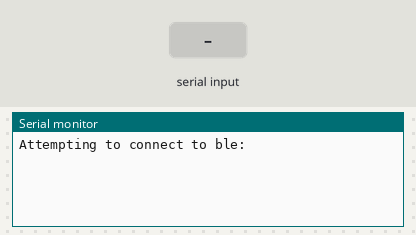
The sketch below on a simulated Arduino Nano 33 BLE. Shown: the last lines printed to the serial monitor. Inputs (shaded band) come from the test bench. Nothing arrives over Bluetooth unless stated; a phone connects over Bluetooth LE 3 s after start.

Above: at 1.2 s.
1.3 s: "status" received over Serial
At 3.2 s:
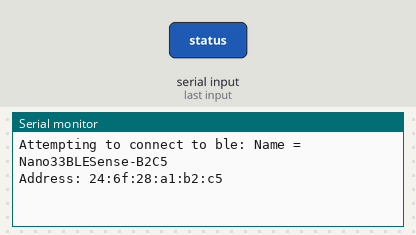
3.8 s: "1" received over Serial
At 6.3 s:
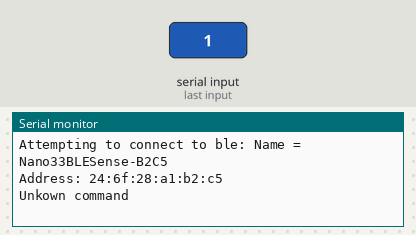

The sketch:

roomController.ino
```cpp
// Good reference: https://github.com/njanssen/arduino-nano-33-ble
#include <ArduinoBLE.h>
#include <Arduino_APDS9960.h>

#define NANO_33_BLE_SERVICE_UUID(val) ("e905de3e-" val "-44de-92c4-bb6e04fb0212")

String name;
BLEService service(NANO_33_BLE_SERVICE_UUID("0000"));
BLECharacteristic lightCharacteristic(NANO_33_BLE_SERVICE_UUID("2001"), BLENotify, 4 * sizeof(unsigned short));  // Array of 16-bit, RGB ambient

void setup() {
  Serial.begin(9600);

  Serial.print("Attempting to connect to ble: ");

  if (!BLE.begin() || !APDS.begin()) {
    Serial.println("Failled to initialized!");
    while (1)
      ;
  }

  String address = BLE.address();
  address.toUpperCase();
  name = "Nano33BLESense-";
  name += address[address.length() - 5];
  name += address[address.length() - 4];
  name += address[address.length() - 2];
  name += address[address.length() - 1];

  BLE.setLocalName(name.c_str());
  BLE.setDeviceName(name.c_str());

  BLE.setEventHandler(BLEConnected, bleConnected);
  BLE.setEventHandler(BLEDisconnected, bleDisconnected);

  service.addCharacteristic(lightCharacteristic);

  BLE.addService(service);
  BLE.setAdvertisedService(service);
  BLE.advertise();
}

void handleCommand(String command, Stream &stream) {
  if (command == "status") {
    Serial.print("Name = ");
    Serial.println(name);

    Serial.print("Address: ");
    Serial.println(BLE.address());
  } else {
    stream.println("Unkown command");
  }
}

void bleConnected(BLEDevice central) {
  Serial.print("Connected event, central: ");
  Serial.println(central.address());
}

void bleDisconnected(BLEDevice central) {
  Serial.print("Disconnect event, central: ");
  Serial.println(central.address());
}

void loop() {
  if (Serial.available() > 0) {
    String command = Serial.readString();
    command.trim();
    handleCommand(command, Serial);
  }

  if (!BLE.connected()) {
    return;
  }

  if (lightCharacteristic.subscribed() && APDS.colorAvailable()) {
    int r, g, b, ambientLight;

    APDS.readColor(r, g, b, ambientLight);

    unsigned short colors[4] = {r, g, b, ambientLight};
    lightCharacteristic.writeValue(colors, sizeof(colors));
  }
}
```

Measured:
- after the input at 1.3 s, the serial monitor: prints a new line after 1.0 s (image 1)
- after the input at 3.8 s, the serial monitor: prints a new line after 1.0 s (image 2)
